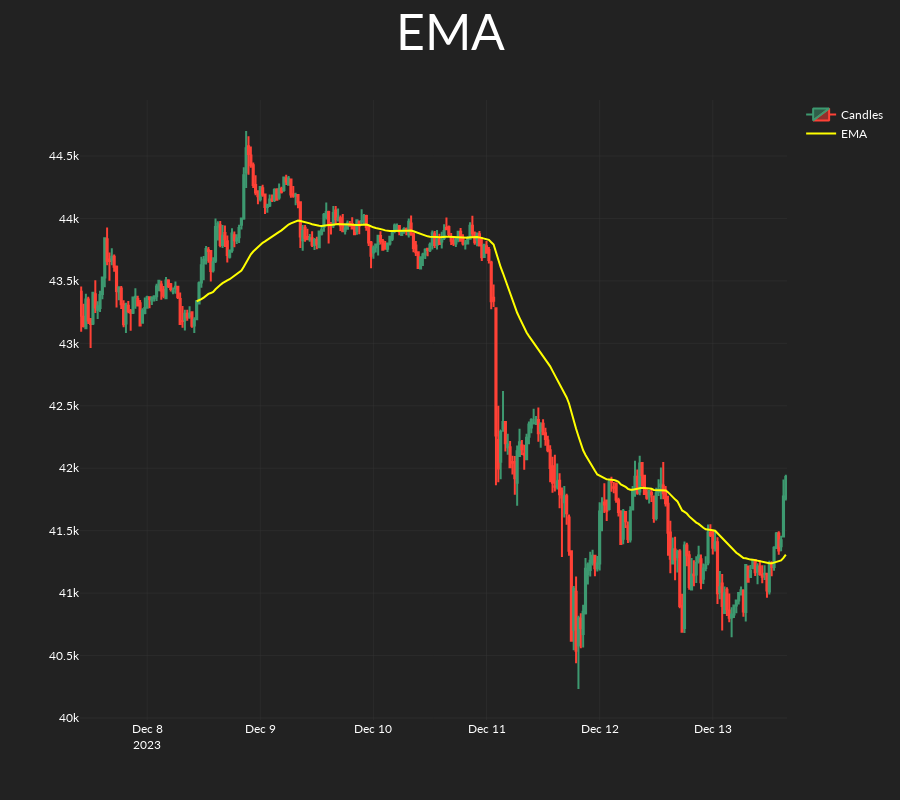

The code cell stored with this chart in its notebook:
### Code cell
plot_ema(candles=candles, indicator=ema)

### Figure 1 — Plotly figure (JSON) as saved in the notebook; plotly's stock layout.template omitted (floating-point values rounded to 4 significant figures; data arrays with more than 128 entries replaced by an {"elided": "..."} marker saying what was removed)
{"data": [{"close": {"elided": "300 float values"}, "high": {"elided": "300 float values"}, "low": {"elided": "300 float values"}, "name": "Candles", "open": {"elided": "300 float values"}, "type": "candlestick", "x": {"elided": "300 str values"}}, {"line": {"color": "yellow"}, "name": "EMA", "type": "scatter", "x": {"elided": "300 str values"}, "y": {"elided": "300 float values"}}], "layout": {"height": 800, "title": {"font": {"size": 50}, "text": "EMA", "x": 0.5, "xanchor": "center"}, "xaxis": {"rangeslider": {"visible": false}}}}
